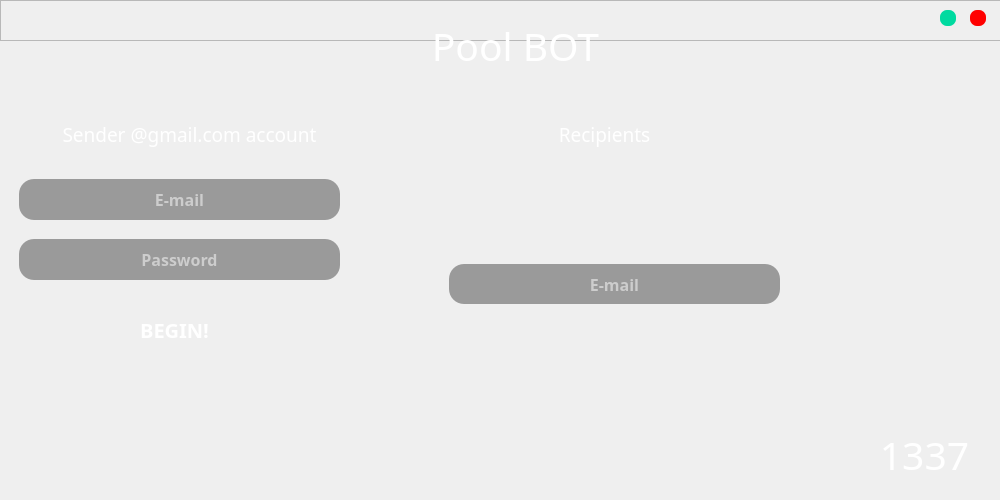
<?xml version="1.0" encoding="UTF-8"?>
<ui version="4.0">
 <class>PoolUi</class>
 <widget class="QWidget" name="PoolUi">
  <property name="geometry">
   <rect>
    <x>0</x>
    <y>0</y>
    <width>1000</width>
    <height>500</height>
   </rect>
  </property>
  <property name="windowTitle">
   <string>PoolUi</string>
  </property>
  <widget class="QLabel" name="label">
   <property name="geometry">
    <rect>
     <x>0</x>
     <y>0</y>
     <width>1000</width>
     <height>500</height>
    </rect>
   </property>
   <property name="text">
    <string/>
   </property>
   <property name="pixmap">
    <pixmap>imgs/background.jpg</pixmap>
   </property>
   <property name="scaledContents">
    <bool>true</bool>
   </property>
  </widget>
  <widget class="QFrame" name="title_bar">
   <property name="geometry">
    <rect>
     <x>0</x>
     <y>0</y>
     <width>1001</width>
     <height>41</height>
    </rect>
   </property>
   <property name="frameShape">
    <enum>QFrame::StyledPanel</enum>
   </property>
   <property name="frameShadow">
    <enum>QFrame::Raised</enum>
   </property>
   <widget class="QPushButton" name="maxi">
    <property name="geometry">
     <rect>
      <x>940</x>
      <y>10</y>
      <width>16</width>
      <height>16</height>
     </rect>
    </property>
    <property name="styleSheet">
     <string notr="true">QPushButton#maxi{
	border-radius:7px;
	background-color: rgb(0, 218, 160);

}</string>
    </property>
    <property name="text">
     <string/>
    </property>
   </widget>
   <widget class="QPushButton" name="close_button">
    <property name="geometry">
     <rect>
      <x>970</x>
      <y>10</y>
      <width>16</width>
      <height>16</height>
     </rect>
    </property>
    <property name="styleSheet">
     <string notr="true">QPushButton#close_button{
	border-radius:7px;
	background-color: rgb(255, 0, 0);

}</string>
    </property>
    <property name="text">
     <string/>
    </property>
   </widget>
  </widget>
  <widget class="QLabel" name="label_2">
   <property name="geometry">
    <rect>
     <x>370</x>
     <y>10</y>
     <width>291</width>
     <height>71</height>
    </rect>
   </property>
   <property name="font">
    <font>
     <family>OCR A Extended</family>
     <pointsize>29</pointsize>
    </font>
   </property>
   <property name="styleSheet">
    <string notr="true">color: rgb(255, 255, 255);</string>
   </property>
   <property name="text">
    <string>Pool BOT</string>
   </property>
   <property name="alignment">
    <set>Qt::AlignCenter</set>
   </property>
  </widget>
  <widget class="QStackedWidget" name="stackedWidget">
   <property name="geometry">
    <rect>
     <x>-1</x>
     <y>69</y>
     <width>1001</width>
     <height>441</height>
    </rect>
   </property>
   <property name="styleSheet">
    <string notr="true">QPushButton#begin{
	
	background-color: rgb(0, 203, 149);
}

QPushButton#begin::hover{
	
	background-color: rgb(0, 170, 127);
}</string>
   </property>
   <property name="currentIndex">
    <number>0</number>
   </property>
   <widget class="QWidget" name="page">
    <widget class="QLabel" name="l1337">
     <property name="geometry">
      <rect>
       <x>860</x>
       <y>350</y>
       <width>131</width>
       <height>71</height>
      </rect>
     </property>
     <property name="font">
      <font>
       <family>OCR A Extended</family>
       <pointsize>29</pointsize>
      </font>
     </property>
     <property name="styleSheet">
      <string notr="true">color: rgb(255, 255, 255);</string>
     </property>
     <property name="text">
      <string>1337</string>
     </property>
     <property name="alignment">
      <set>Qt::AlignCenter</set>
     </property>
     <property name="openExternalLinks">
      <bool>true</bool>
     </property>
    </widget>
    <widget class="QLineEdit" name="Username">
     <property name="geometry">
      <rect>
       <x>20</x>
       <y>110</y>
       <width>321</width>
       <height>41</height>
      </rect>
     </property>
     <property name="font">
      <font>
       <family>OCR A Extended</family>
       <pointsize>12</pointsize>
       <weight>75</weight>
       <bold>true</bold>
      </font>
     </property>
     <property name="toolTip">
      <string>E-mail address</string>
     </property>
     <property name="styleSheet">
      <string notr="true">color: rgb(255, 255, 255);
	border:none;
	border-radius:15px;
	background-color: rgb(154, 154, 154);
</string>
     </property>
     <property name="text">
      <string/>
     </property>
     <property name="alignment">
      <set>Qt::AlignCenter</set>
     </property>
     <property name="placeholderText">
      <string>E-mail</string>
     </property>
    </widget>
    <widget class="QLineEdit" name="Username_2">
     <property name="geometry">
      <rect>
       <x>20</x>
       <y>170</y>
       <width>321</width>
       <height>41</height>
      </rect>
     </property>
     <property name="font">
      <font>
       <family>OCR A Extended</family>
       <pointsize>12</pointsize>
       <weight>75</weight>
       <bold>true</bold>
      </font>
     </property>
     <property name="toolTip">
      <string>&lt;html&gt;&lt;head/&gt;&lt;body&gt;&lt;p&gt;Enable Two-Factor Auth.&lt;/p&gt;&lt;p&gt;and generate an app password to get access.&lt;/p&gt;&lt;/body&gt;&lt;/html&gt;</string>
     </property>
     <property name="statusTip">
      <string/>
     </property>
     <property name="styleSheet">
      <string notr="true">color: rgb(255, 255, 255);
	border:none;
	border-radius:15px;
	background-color: rgb(154, 154, 154);</string>
     </property>
     <property name="text">
      <string/>
     </property>
     <property name="alignment">
      <set>Qt::AlignCenter</set>
     </property>
     <property name="placeholderText">
      <string>Password</string>
     </property>
    </widget>
    <widget class="QLabel" name="label_4">
     <property name="geometry">
      <rect>
       <x>10</x>
       <y>30</y>
       <width>361</width>
       <height>71</height>
      </rect>
     </property>
     <property name="font">
      <font>
       <family>OCR A Extended</family>
       <pointsize>14</pointsize>
      </font>
     </property>
     <property name="styleSheet">
      <string notr="true">color: rgb(255, 255, 255);</string>
     </property>
     <property name="text">
      <string>Sender @gmail.com account</string>
     </property>
     <property name="alignment">
      <set>Qt::AlignCenter</set>
     </property>
    </widget>
    <widget class="QPushButton" name="begin">
     <property name="geometry">
      <rect>
       <x>100</x>
       <y>240</y>
       <width>151</width>
       <height>41</height>
      </rect>
     </property>
     <property name="font">
      <font>
       <family>OCR A Extended</family>
       <pointsize>15</pointsize>
       <weight>75</weight>
       <bold>true</bold>
      </font>
     </property>
     <property name="styleSheet">
      <string notr="true">QPushButton#begin{
	border-radius:15px;
	background:transparent;
	
	color: rgb(255, 255, 255);
	
	
}

QPushButton#begin::hover{
	
	background-color: rgb(198, 8, 163);
}</string>
     </property>
     <property name="text">
      <string>BEGIN!</string>
     </property>
     <property name="iconSize">
      <size>
       <width>210</width>
       <height>124</height>
      </size>
     </property>
    </widget>
    <widget class="QPushButton" name="sms">
     <property name="geometry">
      <rect>
       <x>10</x>
       <y>350</y>
       <width>71</width>
       <height>71</height>
      </rect>
     </property>
     <property name="font">
      <font>
       <family>OCR A Extended</family>
       <pointsize>12</pointsize>
       <weight>75</weight>
       <bold>true</bold>
      </font>
     </property>
     <property name="toolTip">
      <string>Sms settings</string>
     </property>
     <property name="styleSheet">
      <string notr="true">QPushButton#sms{
	border-radius:15px;
	background:transparent;
	
	
}

QPushButton#sms::hover{
	background-color: rgb(0, 221, 162);
}</string>
     </property>
     <property name="text">
      <string/>
     </property>
     <property name="icon">
      <iconset>
       <normaloff>icons/sms.png</normaloff>icons/sms.png</iconset>
     </property>
     <property name="iconSize">
      <size>
       <width>187</width>
       <height>83</height>
      </size>
     </property>
    </widget>
    <widget class="QPushButton" name="telegram">
     <property name="geometry">
      <rect>
       <x>100</x>
       <y>350</y>
       <width>71</width>
       <height>71</height>
      </rect>
     </property>
     <property name="font">
      <font>
       <family>OCR A Extended</family>
       <pointsize>11</pointsize>
       <weight>75</weight>
       <bold>true</bold>
      </font>
     </property>
     <property name="toolTip">
      <string>Telegram settings</string>
     </property>
     <property name="styleSheet">
      <string notr="true">QPushButton#telegram{
	border-radius:35px;
	background:transparent;
	
	
}

QPushButton#telegram::hover{
	background-color: rgb(63, 125, 188);
}</string>
     </property>
     <property name="text">
      <string/>
     </property>
     <property name="icon">
      <iconset>
       <normaloff>icons/telegram.png</normaloff>icons/telegram.png</iconset>
     </property>
     <property name="iconSize">
      <size>
       <width>154</width>
       <height>70</height>
      </size>
     </property>
    </widget>
    <widget class="QScrollArea" name="scrollArea">
     <property name="geometry">
      <rect>
       <x>440</x>
       <y>100</y>
       <width>351</width>
       <height>231</height>
      </rect>
     </property>
     <property name="styleSheet">
      <string notr="true">background: transparent;</string>
     </property>
     <property name="widgetResizable">
      <bool>true</bool>
     </property>
     <widget class="QWidget" name="scrollAreaWidgetContents">
      <property name="geometry">
       <rect>
        <x>0</x>
        <y>0</y>
        <width>349</width>
        <height>229</height>
       </rect>
      </property>
      <layout class="QVBoxLayout" name="verticalLayout">
       <item>
        <layout class="QVBoxLayout" name="verticalLay">
         <item>
          <widget class="QLineEdit" name="Username_3">
           <property name="minimumSize">
            <size>
             <width>0</width>
             <height>40</height>
            </size>
           </property>
           <property name="font">
            <font>
             <family>OCR A Extended</family>
             <pointsize>12</pointsize>
             <weight>75</weight>
             <bold>true</bold>
            </font>
           </property>
           <property name="toolTip">
            <string>E-mail address</string>
           </property>
           <property name="styleSheet">
            <string notr="true">color: rgb(255, 255, 255);
	border:none;
	border-radius:15px;
	background-color: rgb(154, 154, 154);
</string>
           </property>
           <property name="text">
            <string/>
           </property>
           <property name="alignment">
            <set>Qt::AlignCenter</set>
           </property>
           <property name="placeholderText">
            <string>E-mail</string>
           </property>
          </widget>
         </item>
        </layout>
       </item>
      </layout>
     </widget>
    </widget>
    <widget class="QLabel" name="label_5">
     <property name="geometry">
      <rect>
       <x>520</x>
       <y>40</y>
       <width>171</width>
       <height>51</height>
      </rect>
     </property>
     <property name="font">
      <font>
       <family>OCR A Extended</family>
       <pointsize>14</pointsize>
      </font>
     </property>
     <property name="styleSheet">
      <string notr="true">color: rgb(255, 255, 255);</string>
     </property>
     <property name="text">
      <string>Recipients</string>
     </property>
     <property name="alignment">
      <set>Qt::AlignCenter</set>
     </property>
    </widget>
    <widget class="QPushButton" name="add">
     <property name="geometry">
      <rect>
       <x>590</x>
       <y>350</y>
       <width>51</width>
       <height>51</height>
      </rect>
     </property>
     <property name="font">
      <font>
       <family>OCR A Extended</family>
       <pointsize>11</pointsize>
       <weight>75</weight>
       <bold>true</bold>
      </font>
     </property>
     <property name="toolTip">
      <string>Add recipients</string>
     </property>
     <property name="styleSheet">
      <string notr="true">QPushButton#add{
	border-radius:25px;
	background:transparent;
	
	
}

QPushButton#add::hover{
	background-color: rgb(0, 229, 168);
}</string>
     </property>
     <property name="text">
      <string/>
     </property>
     <property name="icon">
      <iconset>
       <normaloff>icons/plus.png</normaloff>icons/plus.png</iconset>
     </property>
     <property name="iconSize">
      <size>
       <width>154</width>
       <height>55</height>
      </size>
     </property>
    </widget>
   </widget>
   <widget class="QWidget" name="page_2">
    <widget class="QLabel" name="label_6">
     <property name="geometry">
      <rect>
       <x>0</x>
       <y>30</y>
       <width>831</width>
       <height>61</height>
      </rect>
     </property>
     <property name="font">
      <font>
       <family>OCR A Extended</family>
       <pointsize>14</pointsize>
      </font>
     </property>
     <property name="styleSheet">
      <string notr="true">color: rgb(255, 255, 255);</string>
     </property>
     <property name="text">
      <string>Follow these three steps below to setup your sms settings:</string>
     </property>
     <property name="alignment">
      <set>Qt::AlignCenter</set>
     </property>
    </widget>
    <widget class="QLabel" name="vonage">
     <property name="geometry">
      <rect>
       <x>10</x>
       <y>90</y>
       <width>941</width>
       <height>61</height>
      </rect>
     </property>
     <property name="font">
      <font>
       <family>OCR A Extended</family>
       <pointsize>13</pointsize>
      </font>
     </property>
     <property name="styleSheet">
      <string notr="true">color: rgb(255, 255, 255);</string>
     </property>
     <property name="text">
      <string>1. Check-out this website vonage.com and sign-up with your phone number.</string>
     </property>
     <property name="alignment">
      <set>Qt::AlignCenter</set>
     </property>
     <property name="openExternalLinks">
      <bool>true</bool>
     </property>
    </widget>
    <widget class="QLabel" name="label_8">
     <property name="geometry">
      <rect>
       <x>0</x>
       <y>140</y>
       <width>881</width>
       <height>61</height>
      </rect>
     </property>
     <property name="font">
      <font>
       <family>OCR A Extended</family>
       <pointsize>14</pointsize>
      </font>
     </property>
     <property name="styleSheet">
      <string notr="true">color: rgb(255, 255, 255);</string>
     </property>
     <property name="text">
      <string>2. Create an application and get an API_KEY and a SECRET_KEY.</string>
     </property>
     <property name="alignment">
      <set>Qt::AlignCenter</set>
     </property>
    </widget>
    <widget class="QLabel" name="label_9">
     <property name="geometry">
      <rect>
       <x>-10</x>
       <y>190</y>
       <width>701</width>
       <height>61</height>
      </rect>
     </property>
     <property name="font">
      <font>
       <family>OCR A Extended</family>
       <pointsize>14</pointsize>
      </font>
     </property>
     <property name="styleSheet">
      <string notr="true">color: rgb(255, 255, 255);</string>
     </property>
     <property name="text">
      <string>3. Input those two and your informations below:</string>
     </property>
     <property name="alignment">
      <set>Qt::AlignCenter</set>
     </property>
    </widget>
    <widget class="QLineEdit" name="Username_4">
     <property name="geometry">
      <rect>
       <x>20</x>
       <y>330</y>
       <width>221</width>
       <height>41</height>
      </rect>
     </property>
     <property name="font">
      <font>
       <family>OCR A Extended</family>
       <pointsize>12</pointsize>
       <weight>75</weight>
       <bold>true</bold>
      </font>
     </property>
     <property name="toolTip">
      <string>First name</string>
     </property>
     <property name="styleSheet">
      <string notr="true">color: rgb(255, 255, 255);
	border:none;
	border-radius:15px;
	background-color: rgb(154, 154, 154);
</string>
     </property>
     <property name="text">
      <string/>
     </property>
     <property name="alignment">
      <set>Qt::AlignCenter</set>
     </property>
     <property name="placeholderText">
      <string>First Name</string>
     </property>
    </widget>
    <widget class="QLineEdit" name="Username_5">
     <property name="geometry">
      <rect>
       <x>20</x>
       <y>270</y>
       <width>221</width>
       <height>41</height>
      </rect>
     </property>
     <property name="font">
      <font>
       <family>OCR A Extended</family>
       <pointsize>12</pointsize>
       <weight>75</weight>
       <bold>true</bold>
      </font>
     </property>
     <property name="toolTip">
      <string>Last name</string>
     </property>
     <property name="styleSheet">
      <string notr="true">color: rgb(255, 255, 255);
	border:none;
	border-radius:15px;
	background-color: rgb(154, 154, 154);
</string>
     </property>
     <property name="text">
      <string/>
     </property>
     <property name="alignment">
      <set>Qt::AlignCenter</set>
     </property>
     <property name="placeholderText">
      <string>Last Name</string>
     </property>
    </widget>
    <widget class="QLineEdit" name="Username_6">
     <property name="geometry">
      <rect>
       <x>280</x>
       <y>270</y>
       <width>221</width>
       <height>41</height>
      </rect>
     </property>
     <property name="font">
      <font>
       <family>OCR A Extended</family>
       <pointsize>12</pointsize>
       <weight>75</weight>
       <bold>true</bold>
      </font>
     </property>
     <property name="toolTip">
      <string>API_KEY</string>
     </property>
     <property name="styleSheet">
      <string notr="true">color: rgb(255, 255, 255);
	border:none;
	border-radius:15px;
	background-color: rgb(154, 154, 154);
</string>
     </property>
     <property name="text">
      <string/>
     </property>
     <property name="alignment">
      <set>Qt::AlignCenter</set>
     </property>
     <property name="placeholderText">
      <string>API_KEY</string>
     </property>
    </widget>
    <widget class="QLineEdit" name="Username_7">
     <property name="geometry">
      <rect>
       <x>530</x>
       <y>270</y>
       <width>381</width>
       <height>41</height>
      </rect>
     </property>
     <property name="font">
      <font>
       <family>OCR A Extended</family>
       <pointsize>12</pointsize>
       <weight>75</weight>
       <bold>true</bold>
      </font>
     </property>
     <property name="toolTip">
      <string>SECRET_KEY</string>
     </property>
     <property name="styleSheet">
      <string notr="true">color: rgb(255, 255, 255);
	border:none;
	border-radius:15px;
	background-color: rgb(154, 154, 154);
</string>
     </property>
     <property name="text">
      <string/>
     </property>
     <property name="alignment">
      <set>Qt::AlignCenter</set>
     </property>
     <property name="placeholderText">
      <string>SECRET_KEY</string>
     </property>
    </widget>
    <widget class="QLineEdit" name="Username_8">
     <property name="geometry">
      <rect>
       <x>330</x>
       <y>330</y>
       <width>501</width>
       <height>41</height>
      </rect>
     </property>
     <property name="font">
      <font>
       <family>OCR A Extended</family>
       <pointsize>12</pointsize>
       <weight>75</weight>
       <bold>true</bold>
      </font>
     </property>
     <property name="toolTip">
      <string>Message, keep it short</string>
     </property>
     <property name="styleSheet">
      <string notr="true">color: rgb(255, 255, 255);
	border:none;
	border-radius:15px;
	background-color: rgb(154, 154, 154);
</string>
     </property>
     <property name="text">
      <string/>
     </property>
     <property name="alignment">
      <set>Qt::AlignCenter</set>
     </property>
     <property name="placeholderText">
      <string>Message</string>
     </property>
    </widget>
    <widget class="QPushButton" name="return_2">
     <property name="geometry">
      <rect>
       <x>10</x>
       <y>10</y>
       <width>101</width>
       <height>31</height>
      </rect>
     </property>
     <property name="font">
      <font>
       <family>OCR A Extended</family>
       <pointsize>10</pointsize>
       <weight>75</weight>
       <bold>true</bold>
      </font>
     </property>
     <property name="toolTip">
      <string>Return to main</string>
     </property>
     <property name="styleSheet">
      <string notr="true">QPushButton#return_2{
	border-radius:15px;
	background:transparent;
	
	color: rgb(255, 255, 255);
	
	
}

QPushButton#return_2::hover{
	
	background-color: rgb(198, 8, 163);
}</string>
     </property>
     <property name="text">
      <string>Return</string>
     </property>
     <property name="iconSize">
      <size>
       <width>210</width>
       <height>124</height>
      </size>
     </property>
    </widget>
   </widget>
  </widget>
 </widget>
 <resources/>
 <connections/>
</ui>
